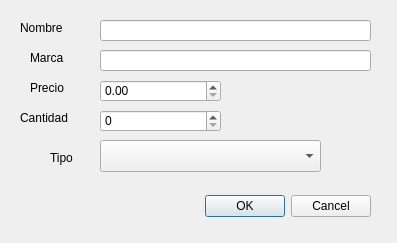
<?xml version="1.0" encoding="UTF-8"?>
<ui version="4.0">
 <class>Dialog</class>
 <widget class="QDialog" name="Dialog">
  <property name="geometry">
   <rect>
    <x>0</x>
    <y>0</y>
    <width>397</width>
    <height>243</height>
   </rect>
  </property>
  <property name="windowTitle">
   <string>Nuevo Producto</string>
  </property>
  <widget class="QDialogButtonBox" name="buttonBox">
   <property name="geometry">
    <rect>
     <x>30</x>
     <y>190</y>
     <width>341</width>
     <height>32</height>
    </rect>
   </property>
   <property name="orientation">
    <enum>Qt::Orientation::Horizontal</enum>
   </property>
   <property name="standardButtons">
    <set>QDialogButtonBox::StandardButton::Cancel|QDialogButtonBox::StandardButton::Ok</set>
   </property>
  </widget>
  <widget class="QLabel" name="label">
   <property name="geometry">
    <rect>
     <x>20</x>
     <y>20</y>
     <width>58</width>
     <height>16</height>
    </rect>
   </property>
   <property name="text">
    <string>Nombre</string>
   </property>
  </widget>
  <widget class="QLabel" name="label_2">
   <property name="geometry">
    <rect>
     <x>30</x>
     <y>50</y>
     <width>58</width>
     <height>16</height>
    </rect>
   </property>
   <property name="text">
    <string>Marca</string>
   </property>
  </widget>
  <widget class="QLabel" name="label_3">
   <property name="geometry">
    <rect>
     <x>30</x>
     <y>80</y>
     <width>58</width>
     <height>16</height>
    </rect>
   </property>
   <property name="text">
    <string>Precio</string>
   </property>
  </widget>
  <widget class="QLabel" name="label_4">
   <property name="geometry">
    <rect>
     <x>20</x>
     <y>110</y>
     <width>58</width>
     <height>16</height>
    </rect>
   </property>
   <property name="text">
    <string>Cantidad</string>
   </property>
  </widget>
  <widget class="QLabel" name="label_5">
   <property name="geometry">
    <rect>
     <x>50</x>
     <y>150</y>
     <width>58</width>
     <height>16</height>
    </rect>
   </property>
   <property name="text">
    <string>Tipo</string>
   </property>
  </widget>
  <widget class="QLineEdit" name="nombre">
   <property name="geometry">
    <rect>
     <x>100</x>
     <y>20</y>
     <width>271</width>
     <height>21</height>
    </rect>
   </property>
  </widget>
  <widget class="QLineEdit" name="marca">
   <property name="geometry">
    <rect>
     <x>100</x>
     <y>50</y>
     <width>271</width>
     <height>21</height>
    </rect>
   </property>
  </widget>
  <widget class="QDoubleSpinBox" name="precio">
   <property name="geometry">
    <rect>
     <x>100</x>
     <y>80</y>
     <width>121</width>
     <height>22</height>
    </rect>
   </property>
  </widget>
  <widget class="QSpinBox" name="cantidad">
   <property name="geometry">
    <rect>
     <x>100</x>
     <y>110</y>
     <width>121</width>
     <height>22</height>
    </rect>
   </property>
  </widget>
  <widget class="QComboBox" name="tipo">
   <property name="geometry">
    <rect>
     <x>100</x>
     <y>140</y>
     <width>221</width>
     <height>32</height>
    </rect>
   </property>
  </widget>
 </widget>
 <resources/>
 <connections>
  <connection>
   <sender>buttonBox</sender>
   <signal>accepted()</signal>
   <receiver>Dialog</receiver>
   <slot>accept()</slot>
   <hints>
    <hint type="sourcelabel">
     <x>248</x>
     <y>254</y>
    </hint>
    <hint type="destinationlabel">
     <x>157</x>
     <y>274</y>
    </hint>
   </hints>
  </connection>
  <connection>
   <sender>buttonBox</sender>
   <signal>rejected()</signal>
   <receiver>Dialog</receiver>
   <slot>reject()</slot>
   <hints>
    <hint type="sourcelabel">
     <x>316</x>
     <y>260</y>
    </hint>
    <hint type="destinationlabel">
     <x>286</x>
     <y>274</y>
    </hint>
   </hints>
  </connection>
 </connections>
</ui>
